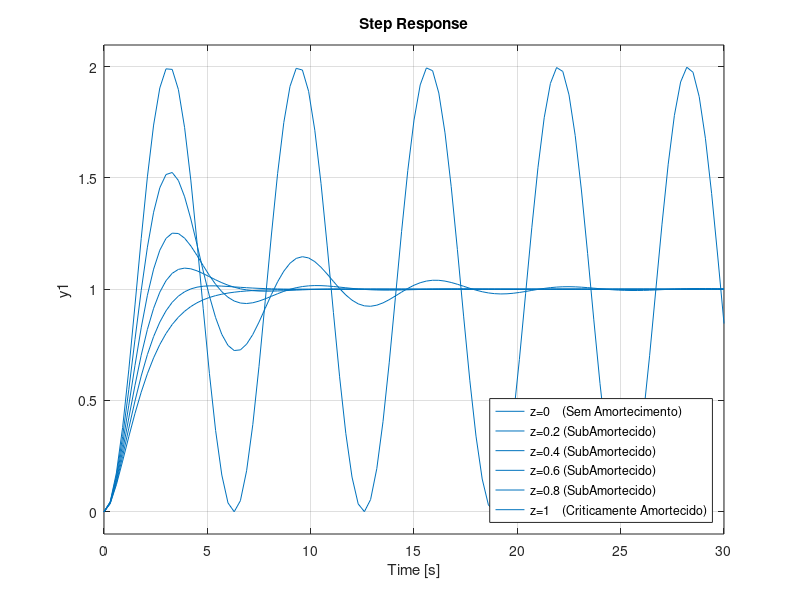

Write MATLAB code to recreate this figure.
 %------------------------------ Questao 6
 clc
 clear
 for z= 0 :0.2:1
    Tcr=tf(1, [1 2*z 1]); 
    step(Tcr,30)
    hold on
 end
legend('z=0    (Sem Amortecimento)','z=0.2 (SubAmortecido)', 'z=0.4 (SubAmortecido)', 'z=0.6 (SubAmortecido)', 'z=0.8 (SubAmortecido)', 'z=1    (Criticamente Amortecido)', 'Location','SouthEast')
 
